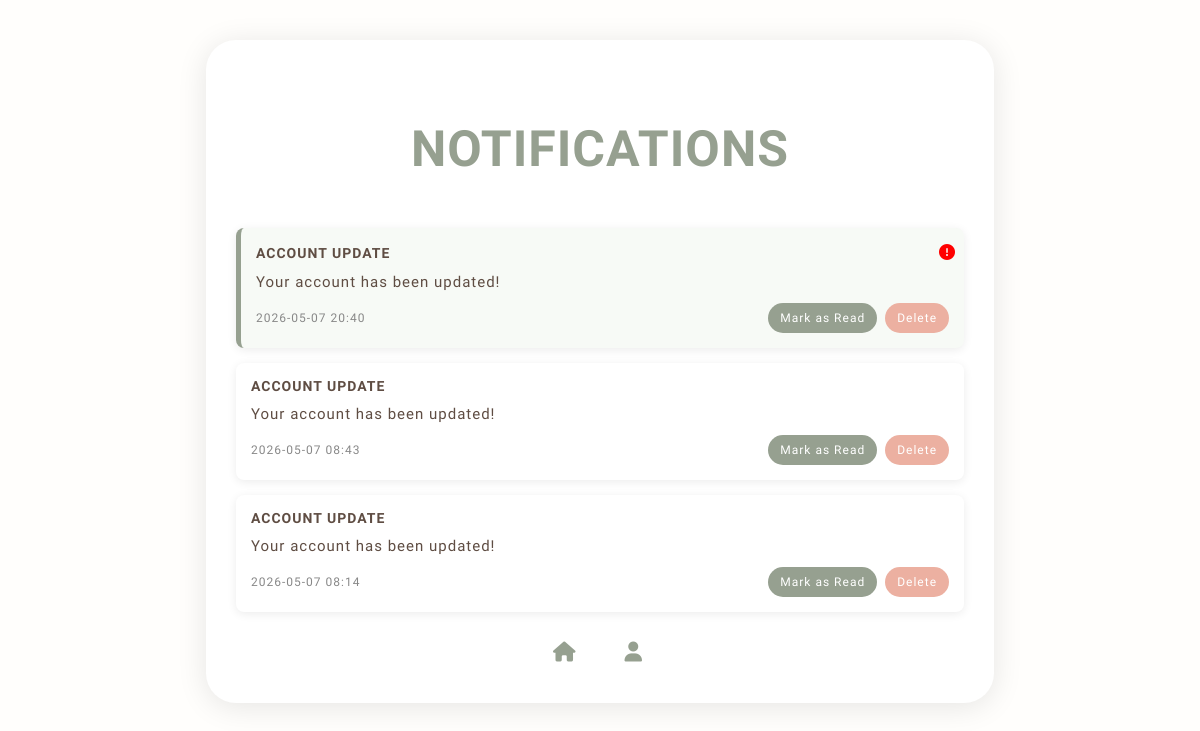
The page /notifications (signed in) on the database as committed earlier.
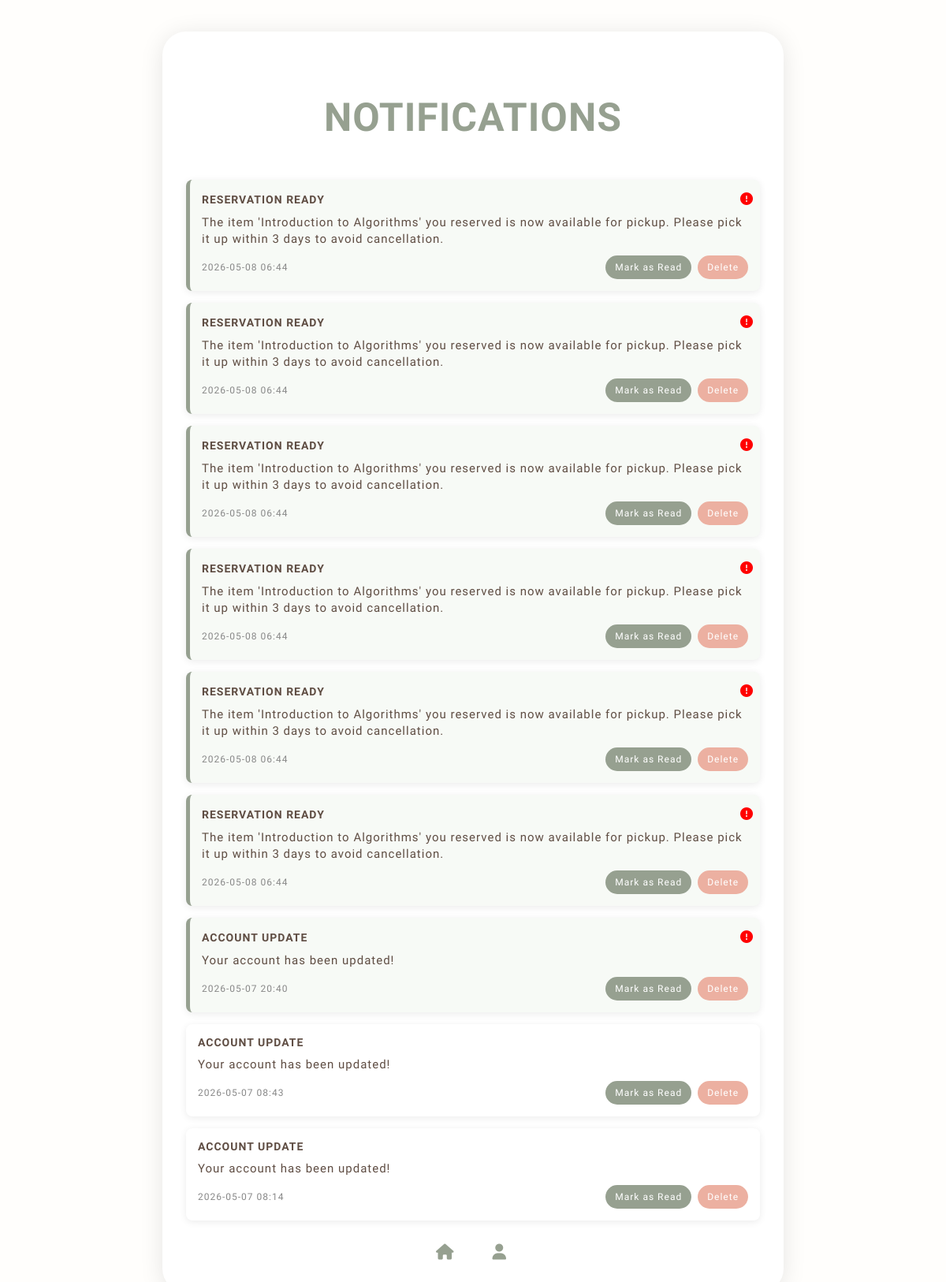
The same page on the database as committed later.
### models/Notifications.py (models this page shows, shortened)
class Notification(db.Model):
    __tablename__ = "Notifications"
    id                   = db.Column(db.Integer, primary_key=True)
    notification_id      = db.Column(db.String(45), unique=True, nullable=False)
    user_id              = db.Column(db.String(45), db.ForeignKey("users.user_id"), nullable=False)
    type                 = db.Column(db.Enum(NotificationType), nullable=False)
    message              = db.Column(db.String(320), nullable=False)
    sent_on              = db.Column(db.DateTime, default=utcnow)
    is_read              = db.Column(db.Boolean, default=False)
    user                = db.relationship("User", backref="notifications")

### app.py (the view)
@app.route('/notifications')
@login_required
def notifications():
    user_notifications = Notification.query.filter_by(user_id=current_user.user_id).order_by(Notification.sent_on.desc()).all()
    return render_template('notifications.html', user=current_user, notifications=user_notifications)

### app.py (called while the page is built)
@login_manager.user_loader
def load_user(user_id):
    return User.query.filter_by(user_id=user_id).first()

### templates/notifications.html (shortened to what this page needs)
<!DOCTYPE html>
<html lang="en">
<head>
    <link rel="stylesheet" href="https://cdnjs.cloudflare.com/ajax/libs/font-awesome/6.4.0/css/all.min.css">
</head>
<body>
<div class="container">
    <h1>Notifications</h1>
    {% if notifications %}
        <div class="notif-list">
            {% for n in notifications %}
            <div class = "notif-card {% if not n.is_read %}unread{% endif %}">
                <div class = "notif-header">
                    <span class = "notif-type">{{ n.type.value }}</span>
                    {% if not n.is_read %}
                        <span class="alert"><i class="fa-solid fa-circle-exclamation"></i></span>
                    {% endif %}
                </div>
                <div class="notif-message">
                    {{ n.message }}
                </div>
                <div class="notif-footer">
                    <span>
                        {{ n.sent_on.strftime('%Y-%m-%d %H:%M') if n.sent_on else '--' }}
                    </span>
                    <div class="notif-actions">
                        <form method="POST"
                              action="{{ url_for('mark_notification_as_read', notification_id=n.notification_id) }}">
                            <button class="small-btn">Mark as Read</button>
                        </form>
                        <form method="POST"
                              action="{{ url_for('delete_notification', notification_id=n.notification_id) }}">
                            <button class="small-btn danger">Delete</button>
                        </form>
                    </div>
                </div>
            </div>
            {% endfor %}
        </div>
    {% else %}
        <p class="empty">No notifications.</p>
    {% endif %}
    <div style="text-align:center;">
        <a href="{{ url_for('index') }}" class="btn"><i class="fa-solid fa-house"></i></a>
        <a href="{{ url_for('profile') }}" class="btn"><i class="fa-solid fa-user"></i></a>
    </div>
</div>
</body>
</html>

### templates/notifications.html (style rules this page uses)
body { font-family: 'Neuton', serif; background: #fffefc; color: var(--brown-2); margin: 0; padding: 40px; }
:root { --green: #96a090; --green-2: #838b7e; --light-green: #c5d862; --cream: #fffddd; --brown: #9a7c69; --pink: #ecb0a1; --gray: #79796f; --dark-cream: #c0bea8; --white: #fffefc; --brown-2: #5f4d43; --border-radius-s: 8px; --border-radius-m: 30px; --border-radius-circle: 50%; }
h1 { font-size: 50px; margin-top: 50px; margin-bottom: 50px; letter-spacing: 1px; color: var(--green); text-align: center; text-transform: uppercase; }
.container { width: 65%; margin: auto; background: white; padding: 30px; border-radius: var(--border-radius-m); box-shadow: 0 4px 30px rgba(0,0,0,0.1); }
.btn { display: inline-block; margin-top: 20px; padding: 10px 20px; text-decoration: none; }
.btn i { margin-right: 5px; color: var(--green); font-size: 20px; text-decoration: none; }
.notif-list { display: flex; flex-direction: column; gap: 15px; margin-top: 20px; }
.notif-card { background: #fff; padding: 15px; border-radius: var(--border-radius-s); box-shadow: 0 2px 10px rgba(0,0,0,0.08); transition: 0.3s ease; }
.notif-card.unread { border-left: 5px solid var(--green); background: #f7faf6; }
.notif-header { display: flex; justify-content: space-between; font-weight: bold; align-items: center; letter-spacing: 1px; }
.notif-type { text-transform: uppercase; font-size: 14px; }
.alert i { width: 10px; height: 10px; color: red; border-radius: var(--border-radius-circle); }
.notif-message { margin: 10px 0; font-size: 15px; line-height: 1.4; letter-spacing: 1px; }
.notif-footer { display: flex; justify-content: space-between; align-items: center; font-size: 12px; color: #888; letter-spacing: 1px; }
.notif-actions { display: flex; gap: 8px; }
.small-btn { display: flex; justify-content: center; align-items: center; padding: 5px 12px; border: none; border-radius: 20px; background: var(--green); color: white; cursor: pointer; font-size: 12px; font-family: 'Neuton', serif; letter-spacing: 1px; height: 30px; }
.small-btn.danger { background: var(--pink); }

Rows that differ between the two databases and show on the page:
added Notification: type.value "RESERVATION READY", is_read False (drawn), message "The item 'Introduction to Algorithms' you reserved is now available for pickup. Please pick it up within 3 days to avoid cancellation.", sent_on "2026-05-08 06:44"
added Notification: type.value "RESERVATION READY", is_read False (drawn), message "The item 'Introduction to Algorithms' you reserved is now available for pickup. Please pick it up within 3 days to avoid cancellation.", sent_on "2026-05-08 06:44"
added Notification: type.value "RESERVATION READY", is_read False (drawn), message "The item 'Introduction to Algorithms' you reserved is now available for pickup. Please pick it up within 3 days to avoid cancellation.", sent_on "2026-05-08 06:44"
added Notification: type.value "RESERVATION READY", is_read False (drawn), message "The item 'Introduction to Algorithms' you reserved is now available for pickup. Please pick it up within 3 days to avoid cancellation.", sent_on "2026-05-08 06:44"
added Notification: type.value "RESERVATION READY", is_read False (drawn), message "The item 'Introduction to Algorithms' you reserved is now available for pickup. Please pick it up within 3 days to avoid cancellation.", sent_on "2026-05-08 06:44"
added Notification: type.value "RESERVATION READY", is_read False (drawn), message "The item 'Introduction to Algorithms' you reserved is now available for pickup. Please pick it up within 3 days to avoid cancellation.", sent_on "2026-05-08 06:44"
